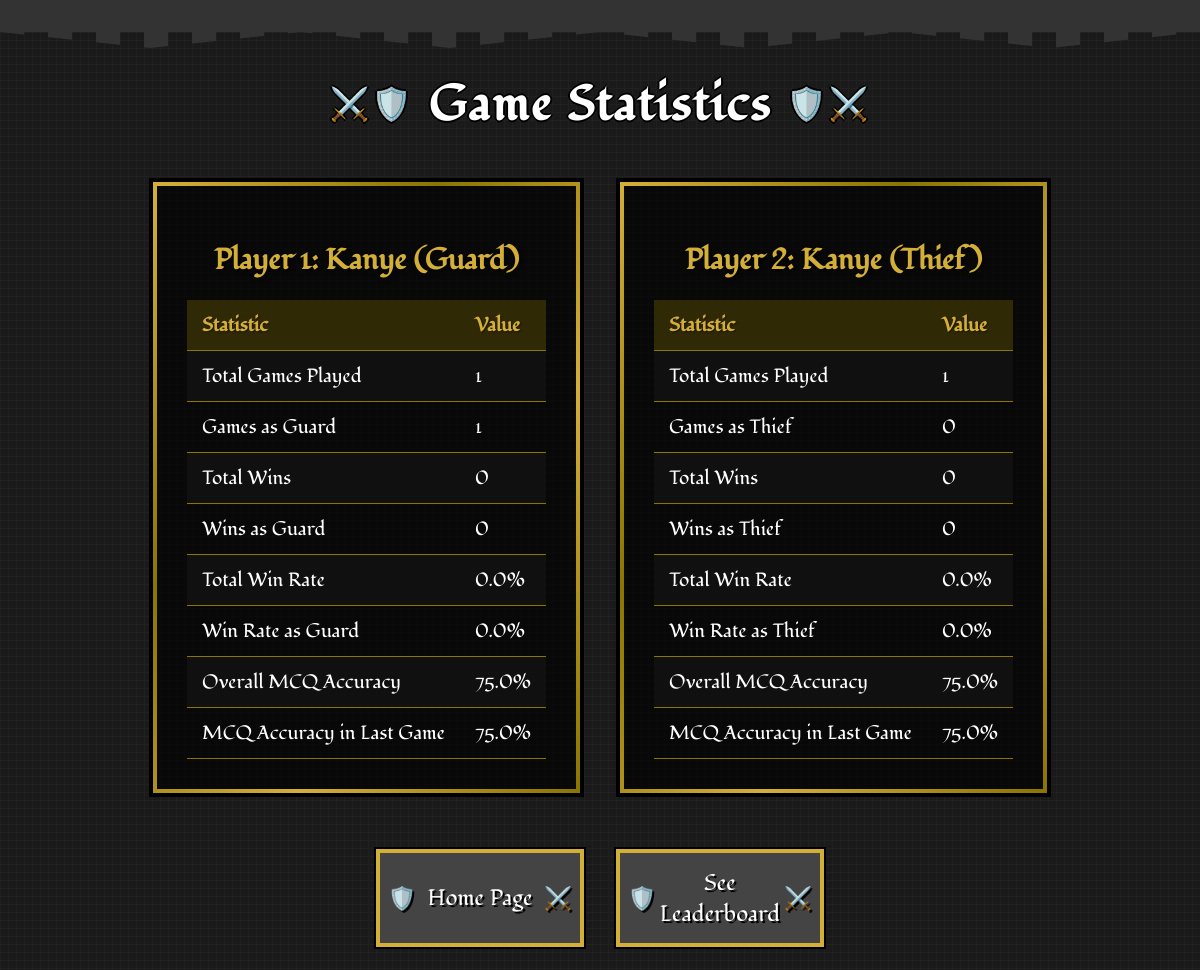
The app's page /game_stats (signed in), older data.
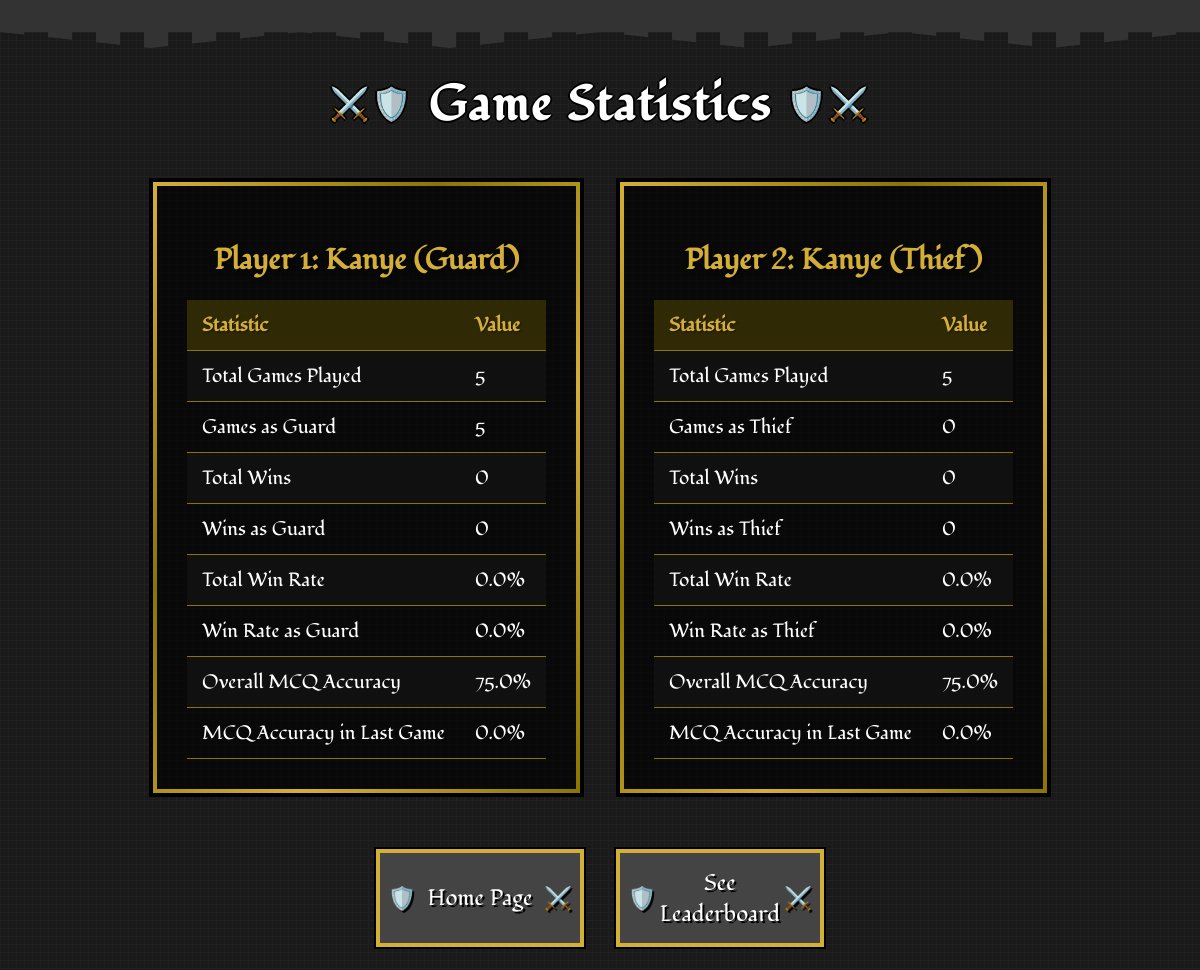
The same page, newer data.
### app.py (models this page shows)
class PlayerStats(db.Model):
    id = db.Column(db.Integer, primary_key=True)
    user_id = db.Column(db.Integer, db.ForeignKey('user.id'), nullable=False)
    total_games_played = db.Column(db.Integer, default=0)
    games_played_as_guard = db.Column(db.Integer, default=0)
    games_played_as_thief = db.Column(db.Integer, default=0)
    total_games_won = db.Column(db.Integer, default=0)
    total_games_won_as_guard = db.Column(db.Integer, default=0)
    total_games_won_as_thief = db.Column(db.Integer, default=0)
    total_win_rate = db.Column(db.Float, default=0.0)
    win_rate_as_guard = db.Column(db.Float, default=0.0)
    win_rate_as_thief = db.Column(db.Float, default=0.0)
    total_answer_accuracy = db.Column(db.Float, default=0.0)
    total_questions_attempted = db.Column(db.Integer, default=0)
    total_right_answers = db.Column(db.Integer, default=0)
    answer_accuracy_in_last_game = db.Column(db.Float, default=0.0)

### app.py (the view)
@app.route('/game_stats')
@players_required
def game_stats():
    guard_id = session.get('player1_id')
    thief_id = session.get('player2_id')
    guard_stats = PlayerStats.query.filter_by(user_id=guard_id).first()
    thief_stats = PlayerStats.query.filter_by(user_id=thief_id).first()
    return render_template('game_stats.html', guard_stats=guard_stats, thief_stats=thief_stats)

### app.py (called while the page is built)
def players_required(f):
    @wraps(f)
    def decorated_function(*args, **kwargs):
        if 'player1_id' not in session or 'player2_id' not in session:
            flash('Both players must be logged in to play.')
            return redirect(url_for('login'))
        return f(*args, **kwargs)
    return decorated_function

### templates/game_stats.html (shortened to what this page needs)
<!DOCTYPE html>
<html lang="en">
<head>
    <link rel="stylesheet" href="static/css/style.css">
    <link rel="stylesheet" href="static/css/game-stats.css">
    <link rel="stylesheet" href="static/css/game-over.css">
</head>
<body>
    <div class="castle-top"></div>
    <h1>Game Statistics</h1>
    <div class="container">
        <div class="player-stats">
            <h2>Player 1: {{ guard_stats.user.username }} (Guard)</h2>
            <table>
                <tr><th>Statistic</th><th>Value</th></tr>
                <tr><td>Total Games Played</td><td>{{ guard_stats.total_games_played }}</td></tr>
                <tr><td>Games as Guard</td><td>{{ guard_stats.games_played_as_guard }}</td></tr>
                <tr><td>Total Wins</td><td>{{ guard_stats.total_games_won }}</td></tr>
                <tr><td>Wins as Guard</td><td>{{ guard_stats.total_games_won_as_guard }}</td></tr>
                <tr><td>Total Win Rate</td><td>{{ guard_stats.total_win_rate }}%</td></tr>
                <tr><td>Win Rate as Guard</td><td>{{ guard_stats.win_rate_as_guard }}%</td></tr>
                <tr><td>Overall MCQ Accuracy</td><td>{{ guard_stats.total_answer_accuracy }}%</td></tr>
                <tr><td>MCQ Accuracy in Last Game</td><td>{{ guard_stats.answer_accuracy_in_last_game }}%</td></tr>
            </table>
        </div>
        <div class="player-stats">
            <h2>Player 2: {{ thief_stats.user.username }} (Thief)</h2>
            <table>
                <tr><th>Statistic</th><th>Value</th></tr>
                <tr><td>Total Games Played</td><td>{{ thief_stats.total_games_played }}</td></tr>
                <tr><td>Games as Thief</td><td>{{ thief_stats.games_played_as_thief }}</td></tr>
                <tr><td>Total Wins</td><td>{{ thief_stats.total_games_won }}</td></tr>
                <tr><td>Wins as Thief</td><td>{{ thief_stats.total_games_won_as_thief }}</td></tr>
                <tr><td>Total Win Rate</td><td>{{ thief_stats.total_win_rate }}%</td></tr>
                <tr><td>Win Rate as Thief</td><td>{{ thief_stats.win_rate_as_thief }}%</td></tr>
                <tr><td>Overall MCQ Accuracy</td><td>{{ thief_stats.total_answer_accuracy }}%</td></tr>
                <tr><td>MCQ Accuracy in Last Game</td><td>{{ thief_stats.answer_accuracy_in_last_game }}%</td></tr>
            </table>
        </div>
    </div>
    <div class="button-container">
        <a href="{{ url_for('home') }}"><button class="shield-btn game-over-btn">Home Page</button></a>
        <a href="{{ url_for('leaderboard') }}"><button class="shield-btn game-over-btn">See Leaderboard</button></a>
    </div>
</body>
</html>

Row changes from the older to the newer data that the page shows:
changed PlayerStats: total_games_played "1" → "5"; games_played_as_guard "1" → "5"; answer_accuracy_in_last_game "75.0" → "0.0"
